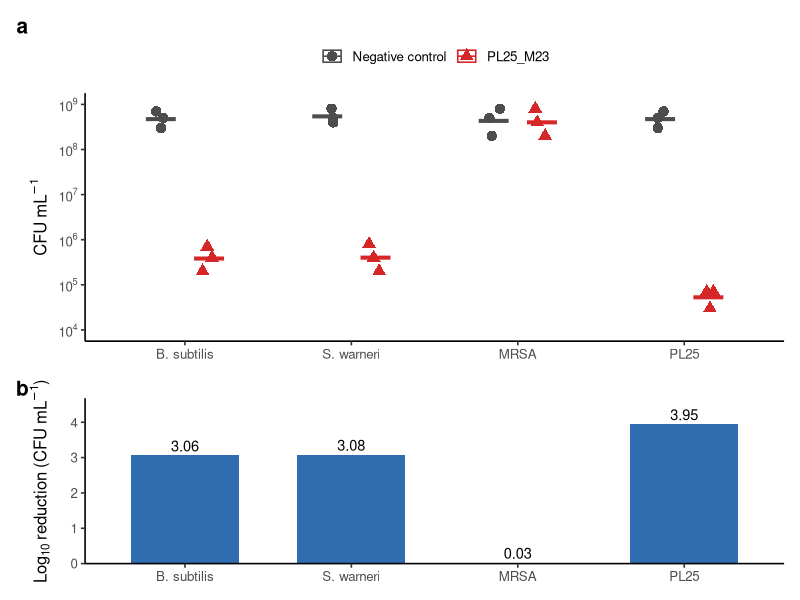
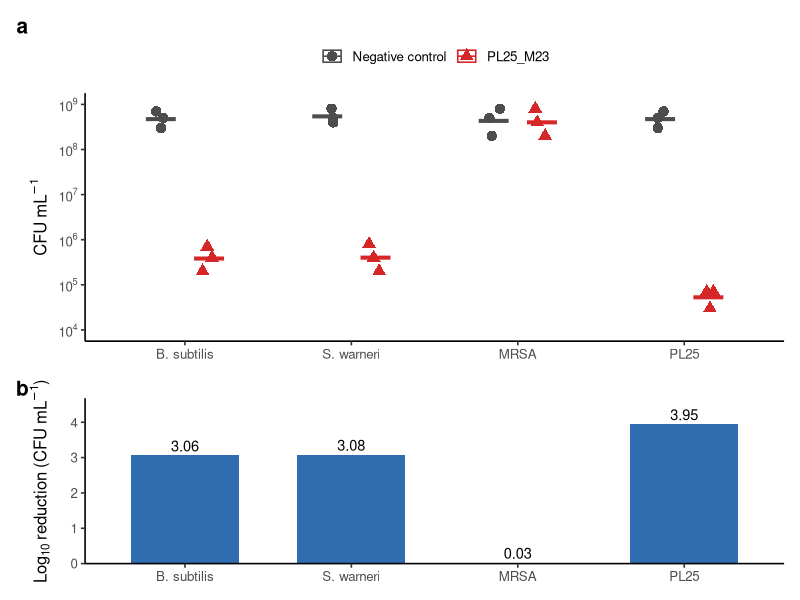

Source code (R) for these figures, in order:
library(ggplot2)
library(dplyr)
library(tidyr)
library(patchwork)

df <- tribble(
  ~Strain, ~Treatment, ~Replicate, ~CFU_ml,
  "B. subtilis", "Negative control", 1, 5e8,
  "B. subtilis", "Negative control", 2, 3e8,
  "B. subtilis", "Negative control", 3, 7e8,
  "B. subtilis", "PL25_M23",         1, 4e5,
  "B. subtilis", "PL25_M23",         2, 7e5,
  "B. subtilis", "PL25_M23",         3, 2e5,

  "S. warneri", "Negative control", 1, 5e8,
  "S. warneri", "Negative control", 2, 8e8,
  "S. warneri", "Negative control", 3, 4e8,
  "S. warneri", "PL25_M23",         1, 2e5,
  "S. warneri", "PL25_M23",         2, 8e5,
  "S. warneri", "PL25_M23",         3, 4e5,

  "MRSA", "Negative control", 1, 5e8,
  "MRSA", "Negative control", 2, 8e8,
  "MRSA", "Negative control", 3, 2e8,
  "MRSA", "PL25_M23",         1, 4e8,
  "MRSA", "PL25_M23",         2, 8e8,
  "MRSA", "PL25_M23",         3, 2e8,

  "PL25", "Negative control", 1, 5e8,
  "PL25", "Negative control", 2, 3e8,
  "PL25", "Negative control", 3, 7e8,
  "PL25", "PL25_M23",         1, 7e4,
  "PL25", "PL25_M23",         2, 3e4,
  "PL25", "PL25_M23",         3, 7e4
)

strain_order <- c("B. subtilis", "S. warneri", "MRSA", "PL25")
df$Strain <- factor(df$Strain, levels = strain_order)

summary_df <- df %>%
  group_by(Strain, Treatment) %>%
  summarise(
    mean_cfu = mean(CFU_ml),
    sd_cfu = sd(CFU_ml),
    .groups = "drop"
  )

reduction_df <- summary_df %>%
  select(Strain, Treatment, mean_cfu) %>%
  pivot_wider(names_from = Treatment, values_from = mean_cfu) %>%
  mutate(
    fold_reduction = `Negative control` / PL25_M23,
    log10_reduction = log10(fold_reduction)
  )

dir.create("results/19_bacteriolytic_activity", recursive = TRUE, showWarnings = FALSE)
dir.create("figures", recursive = TRUE, showWarnings = FALSE)

write.csv(df, "results/19_bacteriolytic_activity/PL25_M23_CFU_replicates.csv",
          row.names = FALSE)
write.csv(summary_df, "results/19_bacteriolytic_activity/PL25_M23_CFU_summary.csv",
          row.names = FALSE)
write.csv(reduction_df, "results/19_bacteriolytic_activity/PL25_M23_log10_reduction.csv",
          row.names = FALSE)

p1 <- ggplot(df, aes(Strain, CFU_ml, color = Treatment, shape = Treatment)) +
  geom_point(
    position = position_jitterdodge(jitter.width = 0.08, dodge.width = 0.58),
    size = 3,
    stroke = 0.8
  ) +
  stat_summary(
    fun = mean,
    geom = "crossbar",
    aes(group = Treatment),
    position = position_dodge(width = 0.58),
    width = 0.36,
    linewidth = 0.55
  ) +
  scale_y_log10(
    limits = c(1e4, 1e9),
    breaks = 10^(4:9),
    labels = function(x) parse(text = paste0("10^", log10(x)))
  ) +
  scale_color_manual(values = c(
    "Negative control" = "#4D4D4D",
    "PL25_M23" = "#D62728"
  )) +
  labs(
    tag = "a",
    x = NULL,
    y = expression(CFU~mL^{-1}),
    color = NULL,
    shape = NULL
  ) +
  theme_classic(base_size = 12) +
  theme(
    legend.position = "top",
    plot.tag = element_text(face = "bold", size = 15)
  )

p2 <- ggplot(reduction_df, aes(Strain, log10_reduction)) +
  geom_col(fill = "#2F6DB0", width = 0.65) +
  geom_text(
    aes(label = sprintf("%.2f", log10_reduction)),
    vjust = -0.35,
    size = 3.7
  ) +
  scale_y_continuous(
    limits = c(0, 4.5),
    expand = expansion(mult = c(0, 0.04))
  ) +
  labs(
    tag = "b",
    x = NULL,
    y = expression(Log[10]~reduction~"(CFU"~mL^{-1}*")")
  ) +
  theme_classic(base_size = 12) +
  theme(plot.tag = element_text(face = "bold", size = 15))

figure <- p1 / p2 + plot_layout(heights = c(1.5, 1))

ggsave(
  "figures/09_PL25_M23_bacteriolytic_activity.png",
  figure,
  width = 7,
  height = 7,
  dpi = 600,
  bg = "white"
)

ggsave(
  "figures/09_PL25_M23_bacteriolytic_activity.pdf",
  figure,
  width = 7,
  height = 7,
  bg = "white"
)

print(reduction_df)
